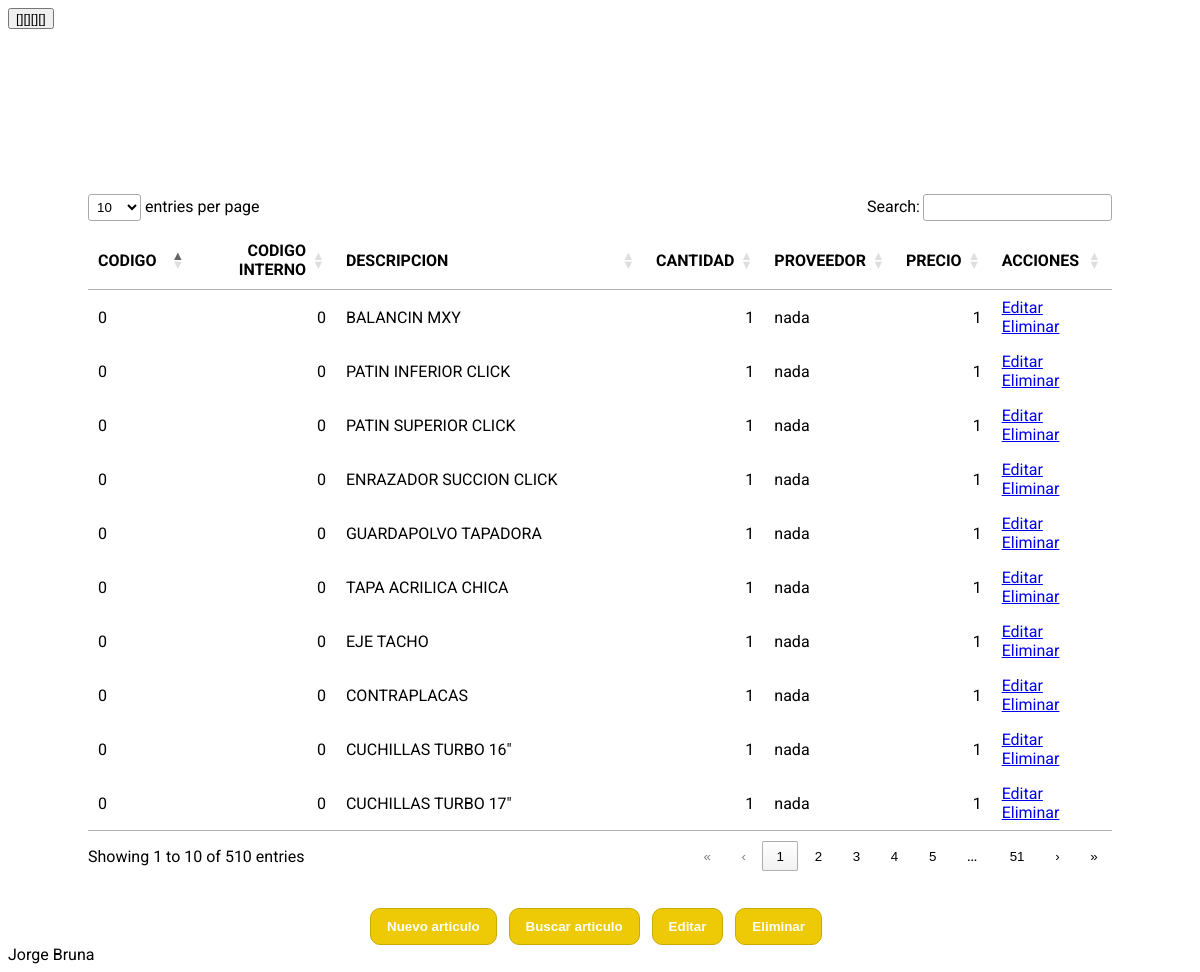
The page / on the database its author committed.
### tables this page shows
CREATE TABLE articulos (id INTEGER PRIMARY KEY, codigo INTEGER, codinterno INTEGER, descripcion TEXT, cantidad INTEGER, tipo TEXT, proveedor TEXT, precio INTEGER);

### manejo.py (the view)
@app.route('/')
def index():
    conn = sqlite3.connect('stock.db')
    c = conn.cursor()
    c.execute('SELECT * FROM articulos')
    data = c.fetchall()
    conn.close()
    return render_template('stock.html', data=data)

### templates/stock.html
{%extends "layout.html"%}
{%block content%}
<div class="contenedor">
    <div class="contenedor_tabla">
        <table id="tabla">
            <thead>
                <tr>
                    <th>CODIGO</th>
                    <th>CODIGO INTERNO</th>
                    <th>DESCRIPCION</th>
                    <th>CANTIDAD</th>
                    <th>PROVEEDOR</th>
                    <th>PRECIO</th>
                    <th>ACCIONES</th>
                </tr>
            </thead>
            <tbody>
                {% for item in data %}
                    <tr class="tabla_filas">
                    <td>{{item.1}}</td>
                    <td>{{item.2}}</td>
                    <td>{{item.3}}</td>
                    <td>{{item.4}}</td>
                    <td>{{item.6}}</td>
                    <td>{{item.7}}</td>
                    <td>
                        <a href="/editar">Editar</a>
                        <a href="/eliminar/{{item.0}}">Eliminar</a>
                    </td>
                </tr>
                {%endfor%}
            </tbody>
        </table>
    </div>
    <div class="contenedor_botones">
        <button type="button" class="boton" onclick="abrirAgregar()">Nuevo articulo</button>
        <button type="button" class="boton" onclick="abrirBuscador()">Buscar articulo</button>
        <button type="button" class="boton">Editar</button>
        <button type="button" class="boton">Eliminar</button>
    </div>
</div>
{%endblock%}

### templates/layout.html (shortened to what this page needs)
<!DOCTYPE html>
<html lang="en">
<head>
    <link rel="stylesheet" href="{{ url_for('static', filename='datatables.min.css') }}">
    <link rel="stylesheet" href="{{ url_for('static', filename='style.css') }}">
</head>
<body>
    <aside>
        <button>[][][][]</button>
    </aside>
    {%block content%}
    {%endblock%}
</body>
<footer> Jorge Bruna </footer>
</html>

### static/style.css (style rules this page uses)
:root { --fuente_principal: Roboto, Arial, sans-serif; --color_principal: #eeca06; --color_secundario: white; }
html { font-family: var(--fuente_principal); }
.contenedor { display: flex; flex-direction: column; align-items: center; }
.contenedor_tabla { padding: 10rem 5rem 2rem 5rem; }
.boton { margin: 0 .5rem 0 0; padding: .6rem 1rem .6rem 1rem; font-weight: bold; background-color: var(--color_principal); color: var(--color_secundario); border-radius: 10px; border: 1px solid #c9ab04; }

### rows shown on the page
articulos: codigo "0", codinterno "0", descripcion "BALANCIN MXY", cantidad "1", proveedor "nada", precio "1"
articulos: codigo "0", codinterno "0", descripcion "PATIN INFERIOR CLICK", cantidad "1", proveedor "nada", precio "1"
articulos: codigo "0", codinterno "0", descripcion "PATIN SUPERIOR CLICK", cantidad "1", proveedor "nada", precio "1"
articulos: codigo "0", codinterno "0", descripcion "ENRAZADOR SUCCION CLICK", cantidad "1", proveedor "nada", precio "1"
articulos: codigo "0", codinterno "0", descripcion "GUARDAPOLVO TAPADORA", cantidad "1", proveedor "nada", precio "1"
articulos: codigo "0", codinterno "0", descripcion "TAPA ACRILICA CHICA", cantidad "1", proveedor "nada", precio "1"
articulos: codigo "0", codinterno "0", descripcion "EJE TACHO", cantidad "1", proveedor "nada", precio "1"
articulos: codigo "0", codinterno "0", descripcion "CONTRAPLACAS", cantidad "1", proveedor "nada", precio "1"
articulos: codigo "0", codinterno "0", descripcion "CUCHILLAS TURBO 16\"", cantidad "1", proveedor "nada", precio "1"
articulos: codigo "0", codinterno "0", descripcion "CUCHILLAS TURBO 17\"", cantidad "1", proveedor "nada", precio "1"
